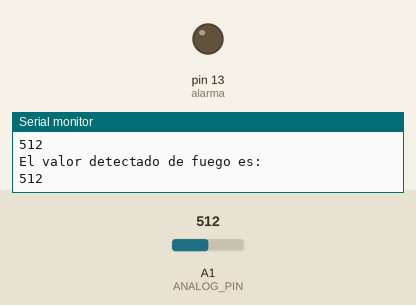
The sketch below on a simulated Arduino Uno, built with avr-gcc and run on an emulated ATmega328P. On the bench: output pins drawn as LEDs (lit = HIGH), the last lines printed to the serial monitor. The inputs (shaded band) are chosen by the test bench; at power-on: A1 (ANALOG_PIN) = 512.

Above: at 2.8 s.
2.9 s: A1 (ANALOG_PIN) set to 489
At 6.8 s:
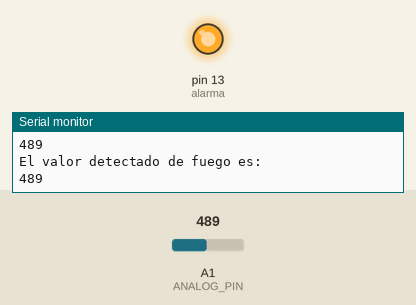
7.5 s: A1 (ANALOG_PIN) set to 510
At 11.1 s:
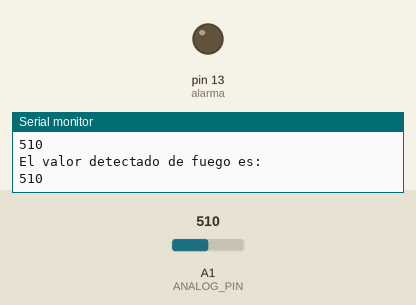
11.5 s: A1 (ANALOG_PIN) set to 490
At 15.4 s:
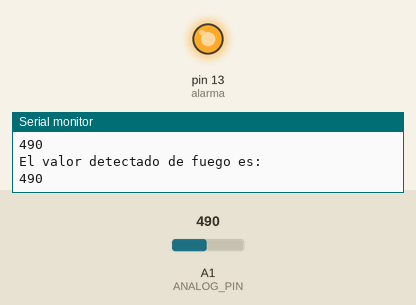
Timing chart, 0 to 16.9 s (numbered marks = the images above; inputs shaded):
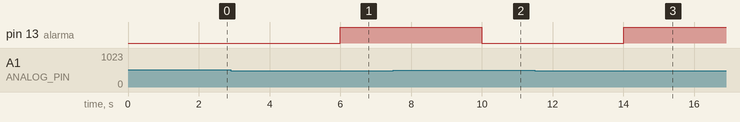

The sketch:

14-SensorLlamaAnalogico.ino
```cpp
// Sensor de fuego sensores de la linea MH que detectan fuego, son sensores similares al de gas, solo que estos se encargan del fuego

#define ANALOG_PIN A1 /* Definir el pin analogo*/ /*Analogo mide la radiciacion detectada del ambiente y en digital si hay o no fuego*/
#define alarma 13 /*Definir cierta alerta para el fuego*/
int valorFuego = 0;


void setup() {
  //Comunicación serial
  Serial.begin(9600);
  pinMode(alarma, OUTPUT);
}

void loop() {

  valorFuego = analogRead(ANALOG_PIN); //Lectura del sensor
  Serial.println("El valor detectado de fuego es: ");
  Serial.println(valorFuego);
  delay(2000);

  //Generalmente si el valor se acerca a cero hay fuego
  if(valorFuego < 500){
    digitalWrite(alarma, 1);
  } else {
    digitalWrite(alarma, 0);
  }

}
```

Measured:
- the behaviour switches between 500 and 499 on A1 (ANALOG_PIN) (found by bisection; images 0 and 1)
- after the input at 2.9 s, pin 13 (alarma): LOW → HIGH after 3.1 s
- after the input at 7.5 s, pin 13 (alarma): HIGH → LOW after 2.5 s
- after the input at 11.5 s, pin 13 (alarma): LOW → HIGH after 2.5 s
